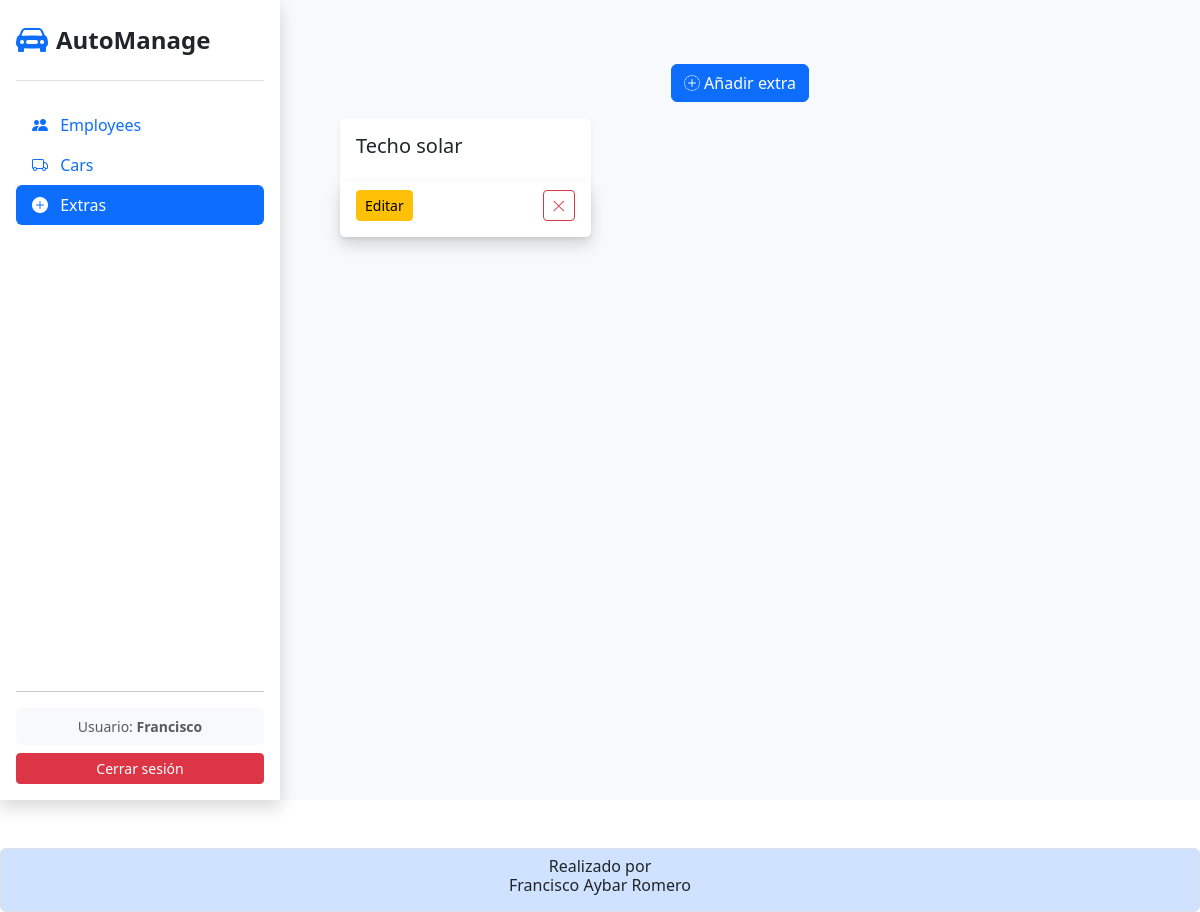
The page /extras/ (signed in) on the database as committed earlier.
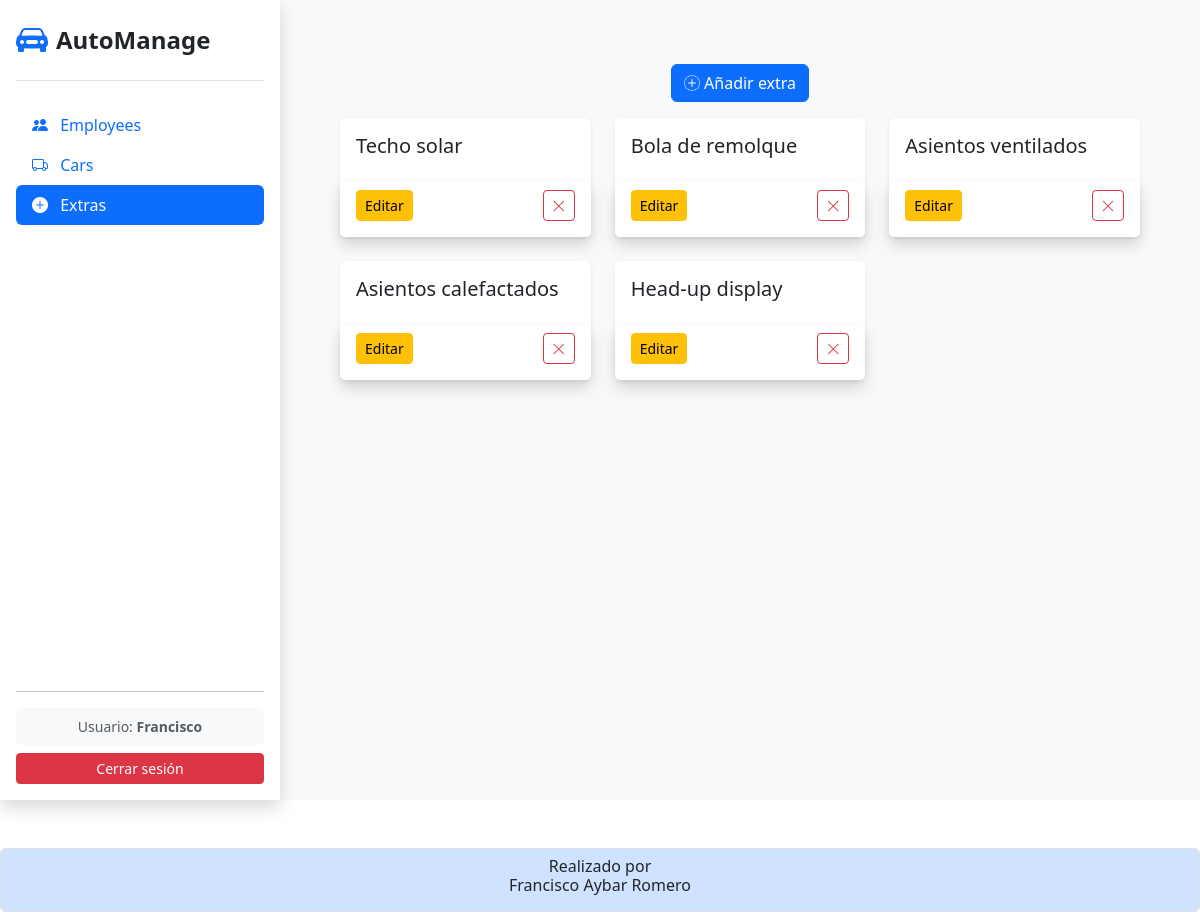
The same page on the database as committed later.
### app_agencia_coches/models.py (models this page shows)
class Extra(models.Model):
    nombre = models.CharField(
        max_length = 100,
        default = ''
    )
    def __str__(self):
        return self.nombre

### app_agencia_coches/views.py (the view)
# urls.py: path('extras/', views.extras, name='extras'),
@login_required
def extras (request):
    extras = Extra.objects.all()
    return render(request, 'extras/extras.html', {'extras':extras})

### app_agencia_coches/templates/extras/extras.html (shortened to what this page needs)
{%extends 'index.html'%}
{%block content%}
<div class="container">
    <div class="my-3 d-flex justify-content-center">
        <a href="{% url 'extras_create' %}" class="btn btn-primary">
            <i class="bi bi-plus-circle-dotted"></i>
            Añadir extra
        </a>
    </div>
    <div class="row row-cols-1 row-cols-md-2 row-cols-lg-3 g-4">
        {% for extra in extras %}
            <div class="col">
                <div class="card h-100 shadow-sm border-0 card-hover">
                    <div class="card-body">
                        <h5 class="card-title">{{ extra }}</h5>
                    </div>
                    <div class="card-footer bg-white d-flex justify-content-between border-0 pb-3 shadow">
                        <a href="" class="btn btn-sm btn-warning">
                            Editar
                        </a>
                        <a href="" class="btn btn-sm btn-outline-danger">
                            <i class="bi bi-x-lg"></i>
                        </a>
                    </div>
                </div>
            </div>
        {% endfor %}
    </div>
</div>
{%endblock content%}

Rows that differ between the two databases and show on the page:
added Extra: nombre "Bola de remolque"
added Extra: nombre "Asientos ventilados"
added Extra: nombre "Asientos calefactados"
added Extra: nombre "Head-up display"
